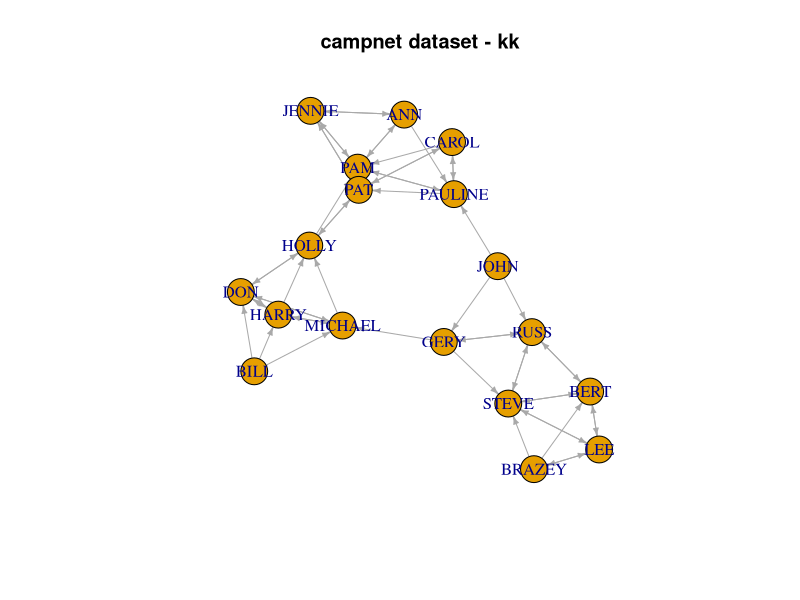
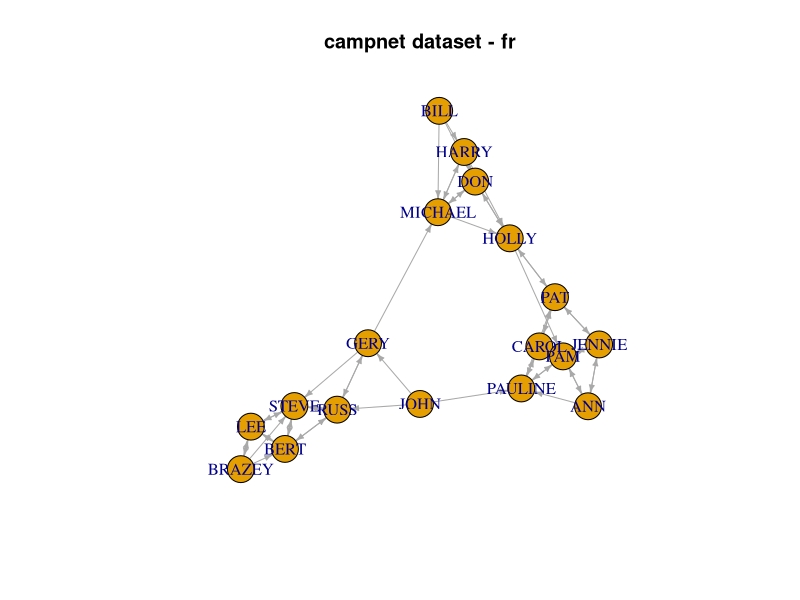
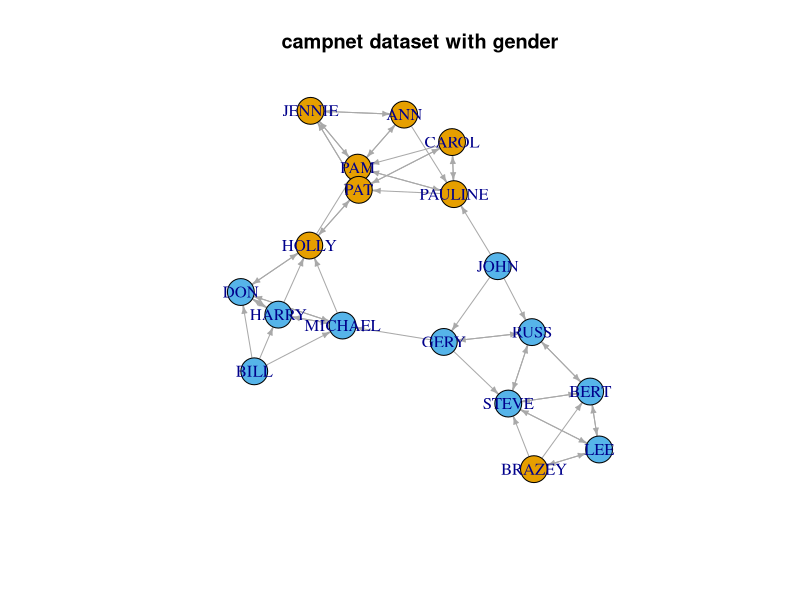
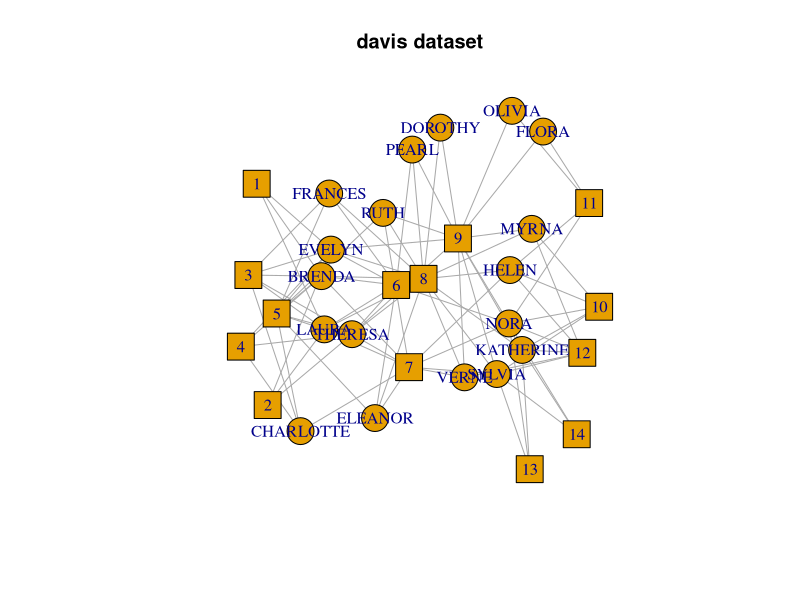

These figures' R source, in order:
## ---- chunk 1
knitr::opts_chunk$set(echo = TRUE)
## ---- chunk 2
four <- 2+2
sixteen <- (2+2)^2
## ---- chunk 3
four
## ---- chunk 4
sixteen
## ---- chunk 5
v <- c(0,1,2,3,4,5,6,7,8,9)
print(v)
## ---- chunk 6
v <- v * 3
print(v)
## ---- chunk 7
matrix_data <- matrix(c(0,0,0,0,0,1,1,1,1,1,0,0,0,0,0,1,1,1,1,1,0,0,0,0,0), nrow = 5, ncol = 5, byrow=TRUE)
matrix_data
## ---- chunk 8
matrix_data <- matrix(c(0,0,0,0,0,1,1,1,1,1,0,0,0,0,0,1,1,1,1,1,0,0,0,0,0), nrow = 5, ncol = 5, byrow=FALSE)
matrix_data
## ---- chunk 9
matrix_data <- matrix(c(0,0,0,0,0,1,1,1,1,1,0,0,0,0,0,1,1,1,1,1,0,0,0,0,0), nrow = 5, ncol = 5)
matrix_data
## ---- chunk 10
#we define two vectors
zero <-c(0,0,0,0,0) 
one <- c(1,1,1,1,1)
#this could also be done more quickly with the rep function which replicates the values in x a given number of times 
#zero <- rep(0,5)
#one <- rep(1,5)
#we then refer to those vectors within a vector, and define the matrix
matrix_data <- matrix(c(zero,one,zero,one,zero), nrow = 5, ncol = 5, byrow = TRUE)
matrix_data
matrix_data <- matrix(c(zero,one,zero,one,zero), nrow = 5, ncol = 5, byrow = FALSE)
matrix_data
## ---- chunk 11
matrix_data <- matrix(c(zero,one,zero,one,zero), nrow = 5, ncol = 5, byrow = TRUE, dimnames = list(c("Alex", "Olav", "Jeroen", "Olga", "Bo"), c("Alex", "Olav", "Jeroen", "Olga", "Bo")))
matrix_data
## ---- chunk 12
adjacency <- matrix(c(zero,one,zero,one,zero), nrow = 5, ncol = 5, byrow = TRUE, dimnames = list(c("Alex", "Olav", "Jeroen", "Olga", "Bo"), c("Alex", "Olav", "Jeroen", "Olga", "Bo")))
print(adjacency)
## ---- chunk 13
zero <-c(0,0,0) 
one <- c(1,1,1)
affiliation <- matrix(c(zero,one,zero,one,zero), nrow = 5, ncol = 3, byrow = TRUE, dimnames = list(c("Alex", "Olav", "Jeroen", "Olga", "Bo"), c("Course1", "Course2", "Course3")))
print(affiliation)
## ---- chunk 14
#define as dataframe
affiliation_dataframe <- as.data.frame(affiliation)
class(affiliation_dataframe)
#define as matrix
affiliation_matrix <- as.matrix(affiliation_dataframe)
class(affiliation_matrix)
## ---- chunk 15
adjacency
#get all data from row 1
adjacency[1,]
#get all data from column 5
adjacency[,5]
#get a specific value
adjacency[1,2]
## ---- chunk 16
affiliation_dataframe$Course1
## ---- chunk 17
#get the number of rows
nrow(adjacency)
#get the number of columns
ncol(adjacency)
#get the number of rows
nrow(affiliation)
#get the number of columns
ncol(affiliation)
## ---- chunk 18
T=matrix(c(0,3,1,5,0,1,4,0,0,4,1,6,0,0,0,5,0,0,0,1,1,3,0,1),nrow=6,ncol=4) 
print(T)
T_transpose <- t(T)
print(T_transpose)
## ---- chunk 19
#In the matrix F, person A (row 1) has a friendship tie to B, C and D.
F=matrix(c(0,1,1,1,0,1,0,1,0,0,1,1,0,1,0,1,0,1,0,1,0,0,0,1,0),nrow=5,ncol=5) 
print(F)
FF=F%*%F
print(FF)
## ---- chunk 20
#We can replicate the calculations by Breiger of the fictituous data 
F=matrix(c(c(0,0,0,0,1),c(1,0,0,0,0),c(1,1,0,0,0),c(0,1,1,1,1),c(0,0,1,0,0),c(0,0,1,1,0)), nrow=6, ncol=5, byrow=TRUE,dimnames = list(c("A","B","C","D","E","F"),c("1","2","3","4","5"))) 
print(F)
#We take the transpose
print(t(F))
#We multiply the matrix by its tranpose so that we get the row-by-row network
P=F %*% t(F)
#We set the diagonal to 0 by hand
diag(P) <- 0
print(P)
#We multiple the transpose of the matrix by the original matrix to get the column-by-column network
G=t(F) %*% F
diag(F) <- 0
print(F)
## ---- chunk 21
source <- c("Mark", "Mark", "Peter", "Peter", "Bob", "Jill")
target <- c("Peter", "Jill", "Bob", "Aaron", "Jill", "Aaron")
edgelist <- matrix(c(source, target), nrow=6, ncol=2, byrow=FALSE,dimnames = list(c(), c("Source","Target")))
#another way to name the columns is to do that explictly in a separate statement
#colnames(edgelist) <- c("Source","Target")
print(edgelist)
## ---- chunk 22
#for delimiter = comma
#campnet <- read.csv("Data/campnet.csv")
#for delimiter = semicolon
campnet <- read.csv2("Data/campnet.csv")
#or explicitly set seperator
campnet <- read.csv("Data/campnet.csv", sep=";")
## ---- chunk 23
#for delimiter = comma
campnet <- read.csv("Data/campnet.csv", header=FALSE, sep = ";")
#for delimiter = semicolon
campnet <- read.csv2("Data/campnet.csv", header=FALSE)
## ---- chunk 24
class(campnet)
## ---- chunk 25
#First we need to install the igraph package
#install.packages("igraph")
library(igraph)
## ---- chunk 26
#as this is a directed network we set directed to TRUE
g <- graph_from_data_frame(campnet, directed = TRUE)
#another option is graph_from_edgelist
#look at the file format
class(g)
#it has become an igraph format
#look at the first rows
head(g)
#if you print out the g object it lists the edges.
print(g)
#you can also access the matrix using
g[]
## ---- chunk 27
#plot with Kamada-Kawai layout
plot(g,edge.arrow.size=.4,layout=layout_with_kk,main="campnet dataset - kk")
#plot with Fruchterman Reingold layout
plot(g,edge.arrow.size=.4,layout=layout_with_fr,main="campnet dataset - fr")
## ---- chunk 28
#import the attribute file
campattr <- read.csv("Data/campattr.txt")
#to directly add the attributes, we can use graph_from_data_frame and the vertices= option
g <- graph_from_data_frame(campnet, directed = TRUE,vertices=campattr)
#plot the graph
plot(g,edge.arrow.size=.4,layout=layout_with_kk,main="campnet dataset with gender",vertex.color=vertex_attr(g)$Gender)
## ---- chunk 29
davis <- read.csv("Data/davis.csv", header=FALSE)
## ---- chunk 30
davis_table <- table(davis)
class(davis_table)
g <- graph_from_incidence_matrix(davis_table, directed = FALSE)
#if you look at the matrix object you see that it has turned it into a bipartite matrix. in this case, 14+18 x 14+18 matrix. 
## ---- chunk 31
#we give rows and columns different shapes so that we can distinguish the two modes
V(g)$shape <- ifelse(V(g)$type == FALSE, "circle", "square")
plot(g,layout=layout_with_kk,main="davis dataset")
## ---- chunk 32
twomode_matrix <- as_incidence_matrix(g)
